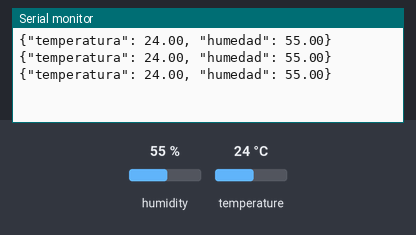
The sketch below on a simulated Arduino Uno, built with avr-gcc and run on an emulated ATmega328P. Shown: the last lines printed to the serial monitor. Inputs (shaded band) come from the test bench; at power-on: humidity 55 %, temperature 24 °C.

Above: at 3.3 s.
3.4 s: humidity set to 22 %
At 6.0 s:
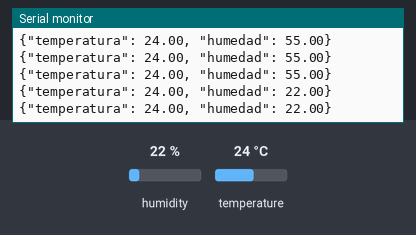
6.2 s: temperature set to 12 °C
At 7.4 s:
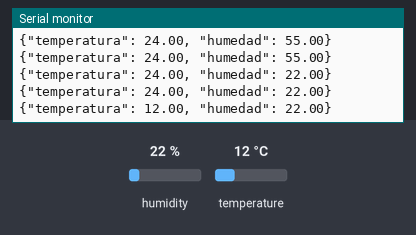
9.0 s: humidity set to 40 %
At 10.0 s:
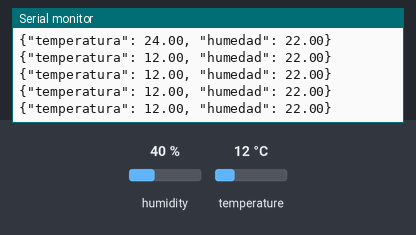
Timing chart, 0 to 12.0 s (numbered marks = the images above; inputs shaded):
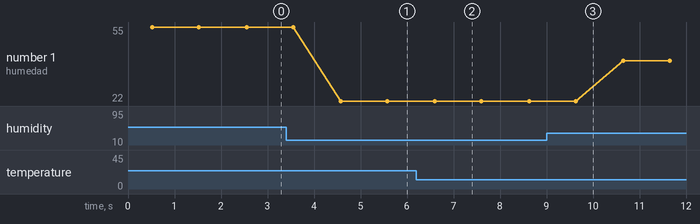

Measured:
- after the input at 3.4 s, the serial monitor: prints a new line after 1.2 s (image 1)
- after the input at 6.2 s, the serial monitor: prints a new line after 0.40 s (image 2)
- plotted number 1: 55 → 22 after the input at 3.4 s, 22 → 40 after the input at 9.0 s

The sketch:

dht11logic.ino
```cpp
#include <DHT.h>

#define DHTPIN 2
#define DHTTYPE DHT11

DHT dht(DHTPIN, DHTTYPE);

void setup() {
  Serial.begin(9600);
  dht.begin();
}

void loop() {
  delay(500);


  float humidity = dht.readHumidity();
  float temperature = dht.readTemperature();


  if (isnan(humidity) || isnan(temperature)) {
    Serial.println("Error al leer del sensor.");
    return;
  }

//Estructuramos las variables de forma que se guarden en el JSON y podamos trabajar con los datos guardados en objetos.
  Serial.print("{\"temperatura\": ");
  Serial.print(temperature);
  Serial.print(", \"humedad\": ");
  Serial.print(humidity);
  Serial.println("}");


  delay(500);
}
```
